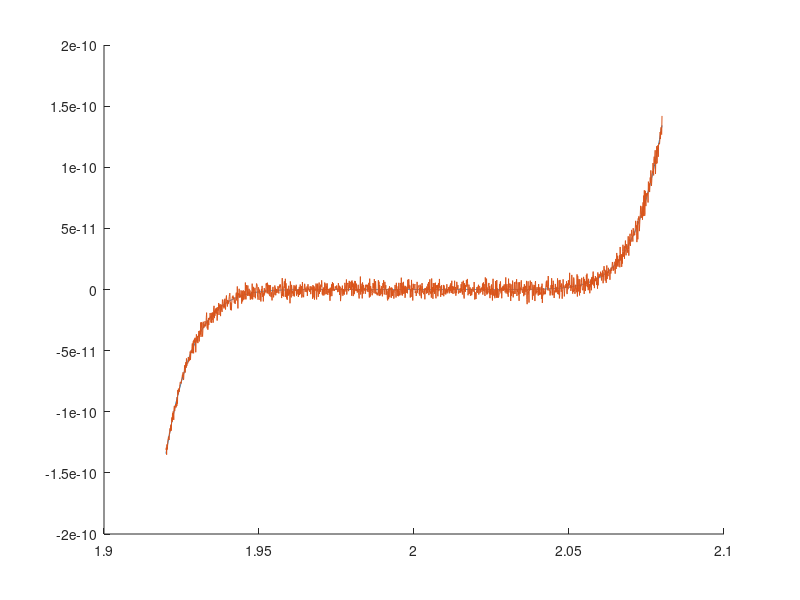

MATLAB code to generate this figure:
x=1.92:0.0001:2.08
y=(x-2).^9
hold all
plot (x,y)
a=[-512 2304 -4608 5376 -4032 2016 -672 144 -18 1]
p0=zeros(1,1601)
for j=1:1601
   p=a(10)
    for i=1:9
        p=x(j)*p+a(10-i)
    end
    p0(j)=p
end
plot(x,p0)

